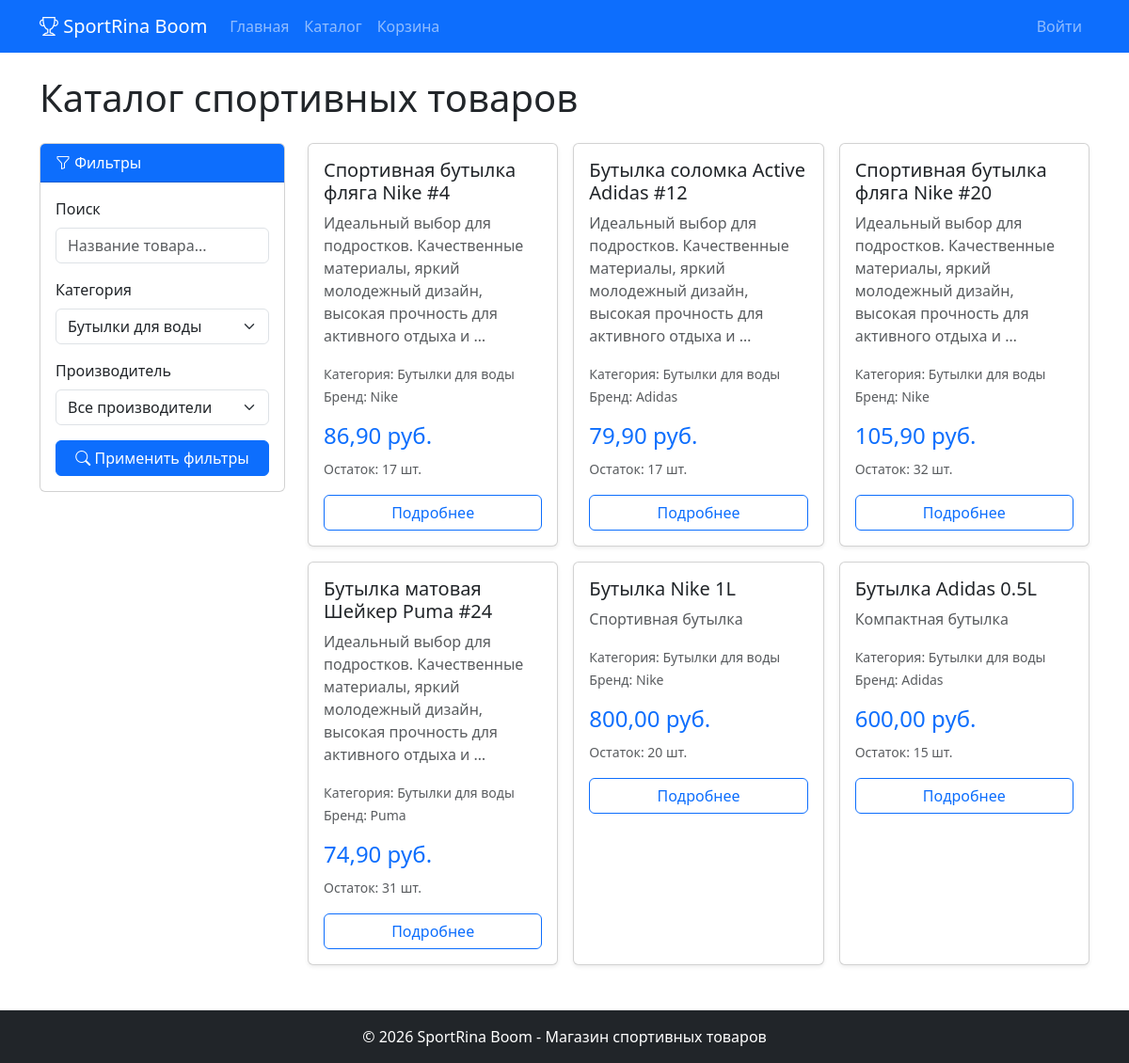
The app's page /catalog/?category=12 with its own data.
### store/models.py (models this page shows, shortened)
class Product(models.Model):
    title = models.CharField(max_length=200, verbose_name='Название')
    description = models.TextField(verbose_name='Описание', blank=True)
    price = models.DecimalField(
        max_digits=10, decimal_places=2,
        verbose_name='Цена',
        validators=[MinValueValidator(0.0)]
    )
    stock_quantity = models.PositiveIntegerField(verbose_name='Количество на складе', default=0)
    image = models.ImageField(upload_to='products/', blank=True, null=True, verbose_name='Изображение')
    category = models.ForeignKey(Category, on_delete=models.CASCADE, verbose_name='Категория')
    manufacturer = models.ForeignKey(Manufacturer, on_delete=models.CASCADE, verbose_name='Производитель')
    class Meta:
        verbose_name = 'Товар'
        verbose_name_plural = 'Товары'

class Category(models.Model):
    name = models.CharField(max_length=200, verbose_name='Название категории')
    class Meta:
        verbose_name = 'Категория'
        verbose_name_plural = 'Категории'

class Manufacturer(models.Model):
    name = models.CharField(max_length=200, verbose_name='Название производителя')
    class Meta:
        verbose_name = 'Производитель'
        verbose_name_plural = 'Производители'

### store/views.py (the view)
# urls.py: path('catalog/', views.product_list, name='product_list'),
def product_list(request):
    products = Product.objects.all()
    categories = Category.objects.all()
    manufacturers = Manufacturer.objects.all()
    search_query = request.GET.get('search', '')
    if search_query:
        products = products.filter(
            Q(title__icontains=search_query) | Q(description__icontains=search_query)
        )
    category_id = request.GET.get('category', '')
    if category_id:
        products = products.filter(category_id=category_id)
    manufacturer_id = request.GET.get('manufacturer', '')
    if manufacturer_id:
        products = products.filter(manufacturer_id=manufacturer_id)
    paginator = Paginator(products, 9)
    page_number = request.GET.get('page')
    page_obj = paginator.get_page(page_number)
    return render(request, 'shop/catalog.html', {
        'products': page_obj,
        'categories': categories,
        'manufacturers': manufacturers,
        'search_query': search_query,
        'selected_category': category_id,
        'selected_manufacturer': manufacturer_id,
        'page_obj': page_obj,
    })

### store/templates/shop/catalog.html (shortened to what this page needs)
{% extends 'base.html' %}
{% load static %}
{% block content %}
<h1 class="mb-4">Каталог спортивных товаров</h1>
<div class="row">
    <div class="col-md-3 mb-4">
        <div class="card">
            <div class="card-header bg-primary text-white">
                <i class="bi bi-funnel"></i> Фильтры
            </div>
            <div class="card-body">
                <form method="get" action="/catalog/">
                    <div class="mb-3">
                        <label class="form-label">Поиск</label>
                        <input type="text" name="search" class="form-control"
                               placeholder="Название товара..."
                               value="{{ search_query }}">
                    </div>
                    <div class="mb-3">
                        <label class="form-label">Категория</label>
                        <select name="category" class="form-select">
                            {% for category in categories %}
                                <option value="{{ category.id }}"
                                    {% if selected_category == category.id|stringformat:"d" %}selected{% endif %}>
                                    {{ category.name }}
                                </option>
                            {% endfor %}
                        </select>
                    </div>
                    <div class="mb-3">
                        <label class="form-label">Производитель</label>
                        <select name="manufacturer" class="form-select">
                            <option value="">Все производители</option>
                        </select>
                    </div>
                    <button type="submit" class="btn btn-primary w-100">
                        <i class="bi bi-search"></i> Применить фильтры
                    </button>
                </form>
            </div>
        </div>
    </div>
    <div class="col-md-9">
        {% if products %}
            <div class="row row-cols-1 row-cols-md-2 row-cols-lg-3 g-3">
                {% for product in products %}
                <div class="col">
                    <div class="card h-100 shadow-sm">
                        <div class="card-body">
                            <h5 class="card-title">{{ product.title }}</h5>
                            <p class="card-text text-muted">{{ product.description|truncatewords:15 }}</p>
                            <p class="card-text">
                                <small class="text-muted">
                                    Категория: {{ product.category.name }}<br>
                                    Бренд: {{ product.manufacturer.name }}
                                </small>
                            </p>
                            <h4 class="text-primary">{{ product.price }} руб.</h4>
                            <p class="card-text">
                                <small class="text-muted">Остаток: {{ product.stock_quantity }} шт.</small>
                            </p>
                            <a href="/catalog/{{ product.pk }}/" class="btn btn-outline-primary w-100">
                                Подробнее
                            </a>
                        </div>
                    </div>
                </div>
                {% endfor %}
            </div>
        {% else %}
            <div class="text-center py-5">
                <i class="bi bi-box-seam display-4 text-muted"></i>
                <p class="mt-3">Товары не найдены</p>
            </div>
        {% endif %}
    </div>
</div>
{% endblock %}

### records on screen
Product: title "Спортивная бутылка фляга Nike #4", description "Идеальный выбор для подростков. Качественные материалы, яркий молодежный дизайн, высокая прочность для активного отдыха и …", category.name "Бутылки для воды", manufacturer.name "Nike", price "86,90", stock_quantity "17"
Product: title "Бутылка соломка Active Adidas #12", description "Идеальный выбор для подростков. Качественные материалы, яркий молодежный дизайн, высокая прочность для активного отдыха и …", category.name "Бутылки для воды", manufacturer.name "Adidas", price "79,90", stock_quantity "17"
Product: title "Спортивная бутылка фляга Nike #20", description "Идеальный выбор для подростков. Качественные материалы, яркий молодежный дизайн, высокая прочность для активного отдыха и …", category.name "Бутылки для воды", manufacturer.name "Nike", price "105,90", stock_quantity "32"
Product: title "Бутылка матовая Шейкер Puma #24", description "Идеальный выбор для подростков. Качественные материалы, яркий молодежный дизайн, высокая прочность для активного отдыха и …", category.name "Бутылки для воды", manufacturer.name "Puma", price "74,90", stock_quantity "31"
Product: title "Бутылка Nike 1L", description "Спортивная бутылка", category.name "Бутылки для воды", manufacturer.name "Nike", price "800,00", stock_quantity "20"
Product: title "Бутылка Adidas 0.5L", description "Компактная бутылка", category.name "Бутылки для воды", manufacturer.name "Adidas", price "600,00", stock_quantity "15"

### other values on screen
form field category "Бутылки для воды"
